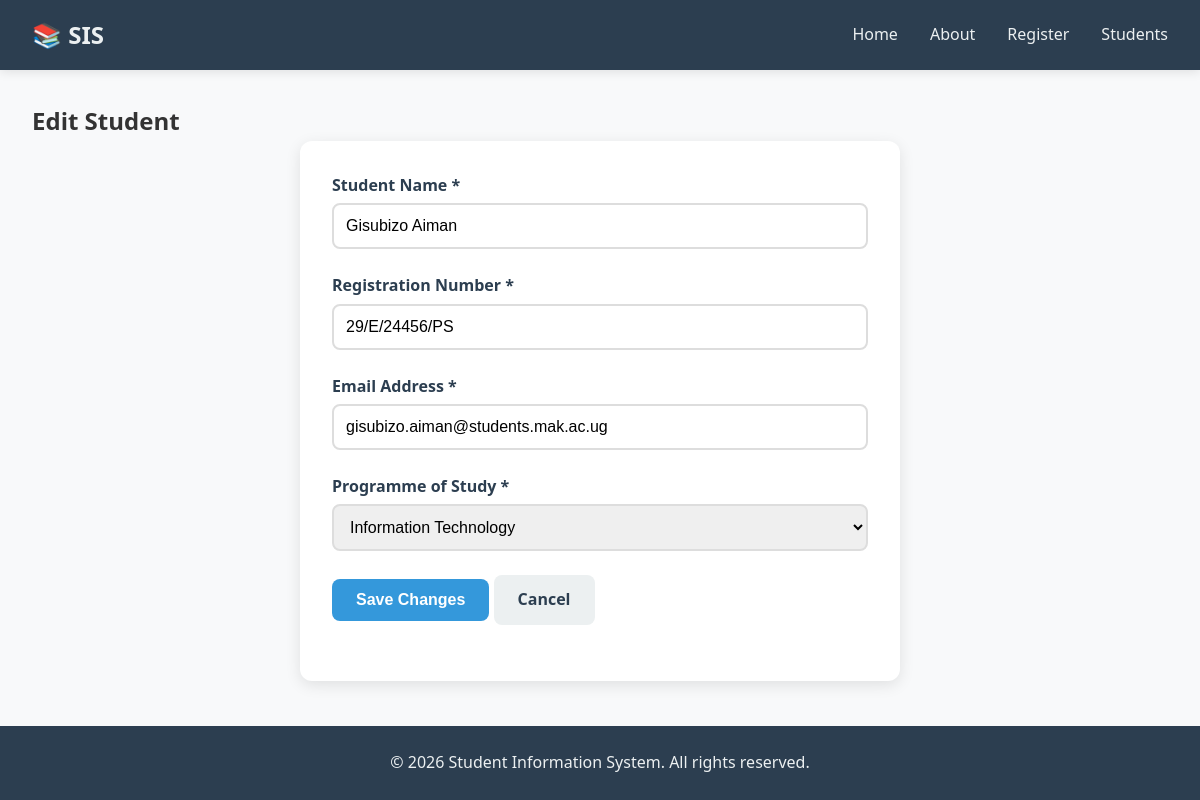
/students/4/edit, run on the app's committed database.
### models.py (models this page shows, shortened)
class Student(db.Model):
    __tablename__ = 'students'
    id = db.Column(db.Integer, primary_key=True)
    student_name = db.Column(db.String(100), nullable=False)
    registration_number = db.Column(db.String(50), unique=True, nullable=False)
    email = db.Column(db.String(100), unique=True, nullable=False)
    programme = db.Column(db.String(100), nullable=False)
    registration_date = db.Column(db.DateTime, default=datetime.utcnow)
    is_active = db.Column(db.Boolean, default=True)

### app.py (the view, shortened to what this page needs)
@app.route('/students/<int:student_id>/edit', methods=['GET', 'POST'])
def edit_student(student_id):
    student = get_student_by_id(student_id)
    if not student:
        flash('Student not found!', 'error')
        return redirect(url_for('students_list'))
    return render_template('edit_student.html', student=student, form_data=None)

### database.py (called while the page is built)
def get_student_by_id(student_id):
    return db.session.get(Student, student_id)

### templates/edit_student.html (shortened to what this page needs)
{% extends "base.html" %}
{% block content %}
<section class="register-page">
    <h2>Edit Student</h2>
    <div class="form-container">
        <form method="POST"
              action="{{ url_for('edit_student', student_id=student.id) }}"
              class="registration-form">
            <div class="form-group">
                <label for="student_name">Student Name *</label>
                <input type="text" id="student_name" name="student_name"
                       value="{{ form_data.get('student_name', student.student_name) if form_data else student.student_name }}"
                       required>
            </div>
            <div class="form-group">
                <label for="registration_number">Registration Number *</label>
                <input type="text" id="registration_number" name="registration_number"
                       value="{{ form_data.get('registration_number', student.registration_number) if form_data else student.registration_number }}"
                       required>
            </div>
            <div class="form-group">
                <label for="email">Email Address *</label>
                <input type="email" id="email" name="email"
                       value="{{ form_data.get('email', student.email) if form_data else student.email }}"
                       required>
            </div>
            {% set selected_programme = form_data.get('programme', student.programme) if form_data else student.programme %}
            <div class="form-group">
                <label for="programme">Programme of Study *</label>
                <select id="programme" name="programme" required>
                    {% for programme in ['Computer Science', 'Information Technology', 'Software Engineering', 'Data Science'] %}
                        <option value="{{ programme }}" {% if selected_programme == programme %}selected{% endif %}>
                            {{ programme }}
                        </option>
                    {% endfor %}
                </select>
            </div>
            <div class="form-group">
                <button type="submit" class="btn btn-primary">Save Changes</button>
                <a href="{{ url_for('students_list') }}" class="btn btn-secondary">Cancel</a>
            </div>
        </form>
    </div>
</section>
{% endblock %}

### static/style.css (style rules this page uses)
* { margin: 0; padding: 0; box-sizing: border-box; }
body { font-family: 'Segoe UI', Tahoma, Geneva, Verdana, sans-serif; line-height: 1.6; color: #333; background-color: #f8f9fa; min-height: 100vh; display: flex; flex-direction: column; }
.btn { display: inline-block; padding: 0.75rem 1.5rem; border: none; border-radius: 8px; font-size: 1rem; font-weight: 600; cursor: pointer; text-decoration: none; transition: background-color 0.3s ease, transform 0.2s ease; }
.btn-primary { background-color: #3498db; color: white; }
.btn-secondary { background-color: #ecf0f1; color: #2c3e50; }
.form-container { background: white; padding: 2rem; border-radius: 12px; box-shadow: 0 4px 15px rgba(0, 0, 0, 0.1); max-width: 600px; margin: 0 auto; }
.registration-form .form-group { margin-bottom: 1.5rem; }
.registration-form label { display: block; font-weight: 600; margin-bottom: 0.3rem; color: #2c3e50; }
.registration-form input, .registration-form select { width: 100%; padding: 0.75rem; border: 2px solid #ddd; border-radius: 8px; font-size: 1rem; transition: border-color 0.3s ease; }

### data on the page
Student: student_name "Gisubizo Aiman", registration_number "29/E/24456/PS", email "gisubizo.aiman@students.mak.ac.ug", programme "Information Technology"
